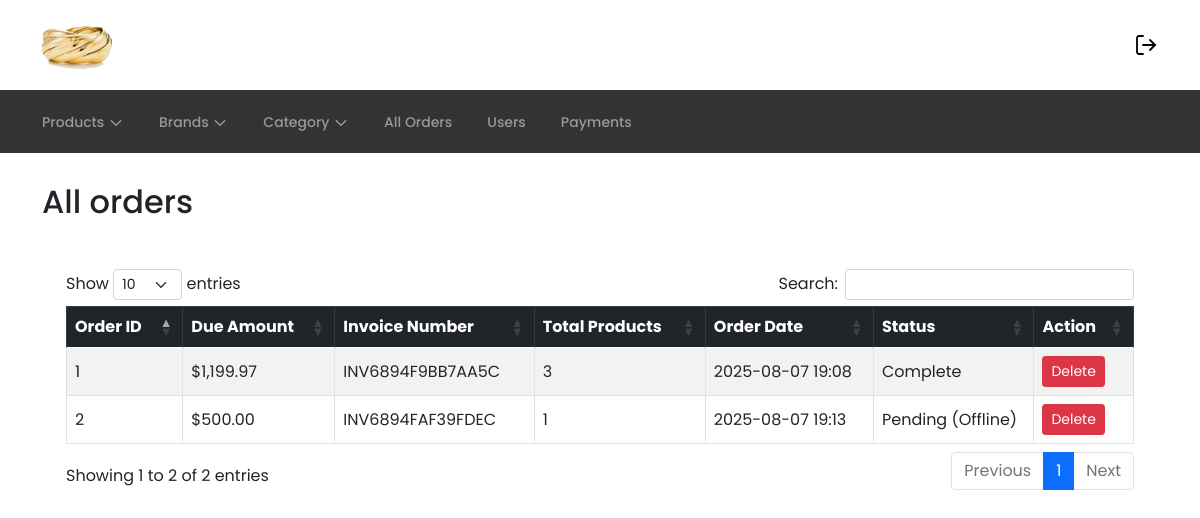
/admin/all_orders.php (signed in), run on the app's committed database.
### tables this page shows
CREATE TABLE `orders` (
  `id` int(11) NOT NULL,
  `user_id` int(10) UNSIGNED DEFAULT NULL,
  `amount_due` decimal(10,2) NOT NULL,
  `invoice_number` varchar(100) NOT NULL,
  `total_products` int(11) NOT NULL,
  `order_date` timestamp NOT NULL DEFAULT current_timestamp(),
  `order_status` varchar(50) NOT NULL DEFAULT 'Pending',
  `created_at` timestamp NOT NULL DEFAULT current_timestamp(),
  `updated_at` timestamp NOT NULL DEFAULT current_timestamp() ON UPDATE current_timestamp()
);

### admin/all_orders.php (the view, shortened to what this page needs)
<?php
include '../config/db.php';
$stmt = $conn->prepare("SELECT * FROM orders ORDER BY created_at DESC");
$stmt->execute();
$result = $stmt->get_result();
?>
<!DOCTYPE html>
<html lang="en">
<head>
    <link rel="stylesheet" href="<?= BASE_URL ?>assets/lib/css/bootstrap.min.css" />
    <link rel="stylesheet" href="https://cdn.datatables.net/1.13.6/css/dataTables.bootstrap5.min.css" />
    <link rel="stylesheet" href="<?= BASE_URL ?>assets/css/style.css" />
</head>
<body>
<?php include '../includes/admin-header.php'; ?>
<section class="section section--md">
    <div class="container">
        <h2 class="mb-4">All orders</h2>
        <div class="dashboard__content-card-body">
            <?php if ($result->num_rows > 0): ?>
                <div class="table-responsive">
                    <table id="myOrdersTable" class="table table-bordered table-striped">
                        <thead class="table-dark">
                            <tr>
                                <th>Order ID</th>
                                <th>Due Amount</th>
                                <th>Invoice Number</th>
                                <th>Total Products</th>
                                <th>Order Date</th>
                                <th>Status</th>
                                <th>Action</th>
                            </tr>
                        </thead>
                        <tbody>
                            <?php while ($order = $result->fetch_assoc()): ?>
                                <tr id="order-<?= $order['id'] ?>" style="vertical-align: middle;">
                                    <td><?= htmlspecialchars($order['id']) ?></td>
                                    <td>$<?= number_format((float)$order['amount_due'], 2) ?></td>
                                    <td><?= htmlspecialchars($order['invoice_number']) ?></td>
                                    <td><?= htmlspecialchars($order['total_products']) ?></td>
                                    <td><?= htmlspecialchars(date("Y-m-d H:i", strtotime($order['order_date']))) ?></td>
                                    <td><?= htmlspecialchars($order['order_status']) ?></td>
                                    <td>
                                        <button class="btn btn-danger btn-sm delete-order" data-id="<?= $order['id'] ?>">Delete</button>
                                    </td>
                                </tr>
                            <?php endwhile; ?>
                        </tbody>
                    </table>
                </div>
            <?php else: ?>
                <p>You have no orders yet.</p>
            <?php endif; ?>
        </div>
    </div>
</section>

### includes/admin-header.php (shortened to what this page needs)
<header class="header header--one">
    <div class="header__center">
        <div class="container">
            <div class="header__center-content">
                <div class="header__brand">
                    <a href="<?php echo BASE_URL . 'index.php'; ?>">
                        <img src="../assets/images/logo.png" alt="brand-logo" style="height: 70px; width: auto;" />
                    </a>
                </div>
                <?php if (isset($_SESSION['user_id'])): ?>
                    <div class="header__logout" style="margin-left: 20px;">
                        <a href="<?php echo BASE_URL . 'logout.php'; ?>" title="Logout" style="display: flex; align-items: center;">
                            <svg style="color: black;" width="24" height="24" fill="none" stroke="currentColor" stroke-width="1.8" stroke-linecap="round" stroke-linejoin="round" class="feather feather-log-out">
                                <path d="M9 21H5a2 2 0 0 1-2-2V5a2 2 0 0 1 2-2h4" />
                                <polyline points="16 17 21 12 16 7" />
                                <line x1="21" y1="12" x2="9" y2="12" />
                            </svg>
                        </a>
                    </div>
                <?php endif; ?>
            </div>
        </div>
    </div>
    <div class="header__bottom">
        <div class="container">
            <div class="header__bottom-content">
                <ul class="header__navigation-menu">
                    <li class="header__navigation-menu-link">
                        <a href="<?php echo BASE_URL . 'admin/products.php'; ?>">
                            Products
                            <span class="drop-icon">
                                <svg
                                width="16"
                                height="16"
                                viewBox="0 0 16 16"
                                fill="none"
                                xmlns="http://www.w3.org/2000/svg"
                                >
                                <path
                                    d="M3.33332 5.66667L7.99999 10.3333L12.6667 5.66667"
                                    stroke="currentColor"
                                    stroke-width="1.5"
                                    stroke-linecap="round"
                                    stroke-linejoin="round"
                                />
                                </svg>
                            </span>
                        </a>
                    </li>
                    <li class="header__navigation-menu-link">
                        <a href="<?php echo BASE_URL . 'admin/brands.php'; ?>">
                            Brands
                            <span class="drop-icon">
                                <svg
                                width="16"
                                height="16"
                                viewBox="0 0 16 16"
                                fill="none"
                                xmlns="http://www.w3.org/2000/svg"
                                >
                                <path
                                    d="M3.33332 5.66667L7.99999 10.3333L12.6667 5.66667"
                                    stroke="currentColor"
                                    stroke-width="1.5"
                                    stroke-linecap="round"
                                    stroke-linejoin="round"
                                />
                                </svg>
                            </span>
                        </a>
                    </li>
                    <li class="header__navigation-menu-link">
                        <a href="<?php echo BASE_URL . 'admin/categories.php'; ?>">
                            Category
                            <span class="drop-icon">
                                <svg
                                width="16"
                                height="16"
                                viewBox="0 0 16 16"
                                fill="none"
                                xmlns="http://www.w3.org/2000/svg"
                                >
                                <path
                                    d="M3.33332 5.66667L7.99999 10.3333L12.6667 5.66667"
                                    stroke="currentColor"
                                    stroke-width="1.5"
                                    stroke-linecap="round"
                                    stroke-linejoin="round"
                                />
                                </svg>
                            </span>
                        </a>
                    </li>
                    <li class="header__navigation-menu-link">
                        <a href="<?php echo BASE_URL . 'admin/all_orders.php'; ?>">All Orders</a>
                    </li>
                    <li class="header__navigation-menu-link">
                        <a href="<?php echo BASE_URL . 'admin/users.php'; ?>">Users</a>
                    </li>
                    <li class="header__navigation-menu-link">
                        <a href="<?php echo BASE_URL . 'admin/all_payments.php'; ?>">Payments</a>
                    </li>
                </ul>
            </div>
        </div>
    </div>
</header>

### data on the page
orders: id "2", amount_due "500.00", invoice_number "INV6894FAF39FDEC", total_products "1", order_date "2025-08-07 19:13", order_status "Pending (Offline)"
orders: id "1", amount_due "1,199.97", invoice_number "INV6894F9BB7AA5C", total_products "3", order_date "2025-08-07 19:08", order_status "Complete"
